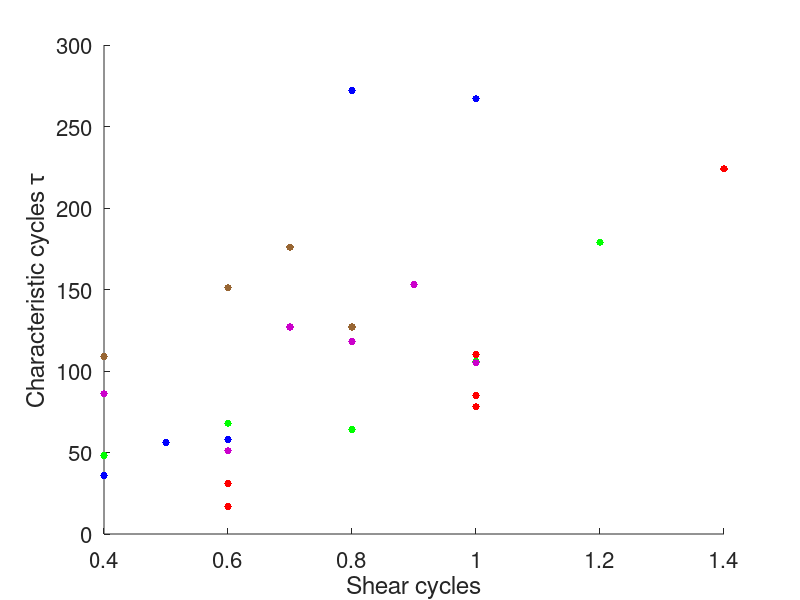
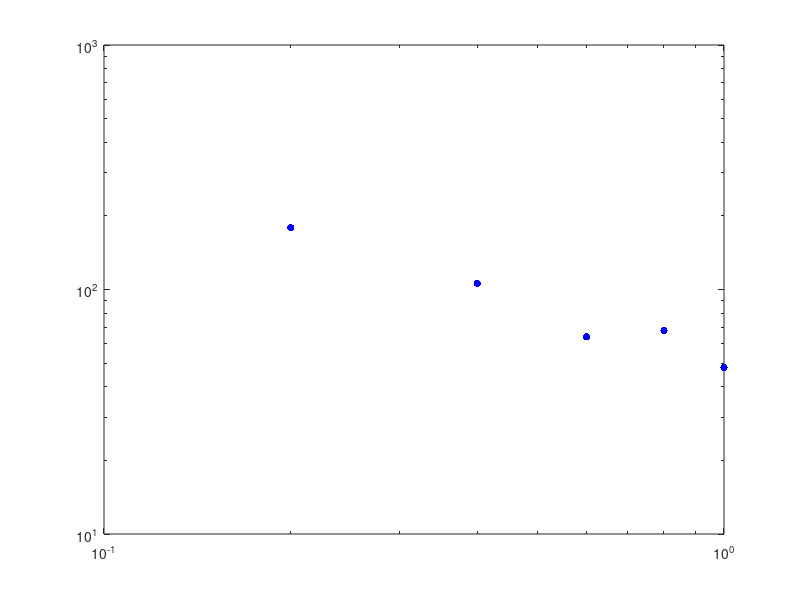

MATLAB code to generate these figures, in order: (Note: this script raises an error after producing the figures.)
% plot lifetime vs amplitude
%
% Author: Eric
% Date: 6-8-18
%
% Mod History:
% v3 (1/14/18): Nonlinear least squares fit for critical strain. Also try
% combining data sets before fitting

% Conversion from volts to strain
v2s = 4.1/30.;

% 10-10-18 data
% amplitudes in V
amplitudes1010 = [0.8 0.9 1.1];
% lifetimes in shear cycles
lifetimes1010 = [88 114 378];

% 10-10-18 data
% amplitudes in V
amplitudes1010_ext = [0.8 0.9 1.1];
% lifetimes in shear cycles
lifetimes1010_ext = [88 114 378];


% 10-1-18 data
% amplitudes in V
amplitudes101 = [0.1 0.2 0.4 0.6 0.7 0.8 1.0];
% lifetimes in shear cycles
lifetimes101 = [1 76 104 192 142 216 142];


% 10-1-18 data -- first 4 runs taken
% amplitudes in V 
amplitudes101_4 = [0.1 0.4 0.6 0.8];
% lifetimes in shear cycles
lifetimes101_4 = [1 104 192 216];

% 8-29-18 data
% amplitudes in V
amplitudes829 = [0.4 0.6 0.7 0.8 0.9 1.0];
% lifetimes in shear cycles
lifetimes829 = [86 51 127 118 153 105];

% 8-15-18 data
% amplitudes in V
amplitudes815 = [0.4 0.6 0.7 0.8];
% lifetimes in shear cycles
lifetimes815 = [109 151 176 127];

% 6-28-18 data
% amplitudes in V
amplitudes628 = [0.4 0.6 0.8 1.0 1.2];
% lifetimes in shear cycles
lifetimes628 = [48 68 64 106 179];


%%%% NOTE: only 5-21 and 6-3 with lower volume fraction gel
% 6-3-18 data
% lifetimes in shear cycles
lifetimes63 = [36 56 58 272 267];
% amplitudes in V
amplitudes63 = [0.4 0.5 0.6 0.8 1.0];

% 5-21-18 data
amplitudes521 = [0.1 0.4 0.6 0.6 0.8 1.0 1.0 1.0 1.4];
lifetimes521 = [31 110 17 31 248 78 85 118 224];

% 5-21-18 first 8 data taken
amplitudes521_8 = [0.6 0.6 1.0 1.0 1.0 1.4];
lifetimes521_8 = [17 31 78 85 110 224];

% 5-21-18 only triain well
amplitudes521_well = [0.1 0.6 1.0 1.0 1.0 1.4];
lifetimes521_well = [22 29 78 85 110 224];

figure;
hold on
plot(amplitudes63, lifetimes63,'b.', 'MarkerFaceColor', 'b', 'MarkerSize', 16);
% plot(amplitudes521, lifetimes521,'b.', 'MarkerFaceColor', 'b', 'MarkerSize', 12);
plot(amplitudes521_8, lifetimes521_8,'r.', 'MarkerFaceColor', 'r', 'MarkerSize', 16);
plot(amplitudes628, lifetimes628,'g.', 'MarkerFaceColor', 'g', 'MarkerSize', 16);
plot(amplitudes815, lifetimes815,'.', 'Color', [153, 102, 51]/256,'MarkerSize', 16);
plot(amplitudes829, lifetimes829,'.', 'Color', [204, 0, 204]/256,'MarkerSize', 16);


% plot(amplitudes101, lifetimes101, '.', 'Color', [51, 153, 51]/256,'MarkerSize', 16);

% title('Training','FontSize', 20);
xlabel('Shear cycles','FontSize', 18);
ylabel('Characteristic cycles \tau','FontSize', 18);
% ylim([0.02 0.05])
% xlim([0 550])
% axis([0 max(t) 0.02 0.14]);

xt = get(gca,'XTick');
set(gca, 'FontSize', 16)

hold off

%%%%%%%%%%%%%
%% Fit to power law
% lifetimes to fit

% life = lifetimes829(1:end);
% gam = amplitudes829(1:end);
% gc = 1.1;

life = lifetimes628(1:end);
gam = amplitudes628(1:end);
gc = 1.4;

% life = lifetimes63(1:end-1);
% gam = amplitudes63(1:end-1);
% gc = 0.9;

% life = lifetimes521_well(1:end-1);
% gam = amplitudes521_well(1:end-1);
% gc = 1.2;

% life = lifetimes101_4(1:end);
% gam = amplitudes101_4(1:end);
% gc = 0.75;

% life = lifetimes1010(1:end);
% gam = amplitudes1010(1:end);
% gc = 1.2;

% Combined lifetimes
% life = [lifetimes1010(1:end), lifetimes628(1:end)];
% gam = [amplitudes1010(1:end)+0.2, amplitudes628(1:end)];
% gc = 1.4;

% life = [lifetimes521_well(1:end-1), lifetimes63(1:end-1)];
% gam = [amplitudes521_well(1:end-1)-0.3, amplitudes63(1:end-1)];
% gc = 0.9;

figure;
loglog(gc-gam, life,'b.', 'MarkerFaceColor', 'b', 'MarkerSize', 16);
% figure;
% plot(log10(gc-gam), log10(life), 'b.', 'MarkerFaceColor', 'b', 'MarkerSize', 16);

myfit = fit(log10((gc-gam))', log10(life)', 'poly1');
fit_coeffs = coeffvalues(myfit);

figure;
hold on
plot(log10(gc-gam), fit_coeffs(1)* log10(gc-gam) + fit_coeffs(2))
plot(log10(gc-gam), log10(life),'b.', 'MarkerFaceColor', 'b', 'MarkerSize', 16)
xlabel('Log \gamma-\gamma_c','FontSize', 16);
ylabel('Log Lifetime \tau','FontSize', 16);
hold off

% wrong!
% figure;
% xs = 0.01: 0.01: 0.07;
% hold on
% loglog(gc-gam, life,'b.', 'MarkerFaceColor', 'b', 'MarkerSize', 16);
% plot(xs,exp(fit_coeffs(1)* log(xs)) + fit_coeffs(2))
% hold off 

% plot lifetimes with power law fit
figure;
xs = logspace(log10(0.1), log10(gc-.05));
hold on
plot(amplitudes63(1:end-1), lifetimes63(1:end-1),'b.', 'MarkerFaceColor', 'b', 'MarkerSize', 16);
plot(amplitudes521_well(1:end-1)-0.3, lifetimes521_well(1:end-1),'r.', 'MarkerFaceColor', 'r', 'MarkerSize', 16);
% plot(amplitudes628, lifetimes628,'g.', 'MarkerFaceColor', 'g', 'MarkerSize', 16);
% plot(amplitudes101_4, lifetimes101_4,'g.', 'MarkerFaceColor', 'g', 'MarkerSize', 16);
% plot(amplitudes1010, lifetimes1010, 'g.', 'MarkerFaceColor', 'g', 'MarkerSize', 16);
plot(xs, 10^(fit_coeffs(2))*(gc-xs).^(fit_coeffs(1)), 'r')
% xlim([0 1.0])

ylim([0 400])
hold off

xlabel('Strain (V)','FontSize', 18);
ylabel('Lifetime \tau','FontSize', 18);


%% figure shifting to plot gamma_c - gamma
figure;
xs = logspace(log10(0.1), log10(gc-.05));
hold on
plot(xs - gc, 10^(fit_coeffs(2))*(gc-xs).^(fit_coeffs(1)), 'r')
plot(amplitudes63(1:end-1) - gc, lifetimes63(1:end-1),'b.', 'MarkerFaceColor', 'b', 'MarkerSize', 16);
plot(amplitudes521_well(1:end-1) -gc - 0.3, lifetimes521_well(1:end-1),'r.', 'MarkerFaceColor', 'r', 'MarkerSize', 16);
% plot(amplitudes628 - gc, lifetimes628,'.', 'Color', [255, 153, 0]/256, 'MarkerSize', 16);
% plot(amplitudes829-gc+0.2, lifetimes829,'.', 'Color', [0, 255, 0]/256,'MarkerSize', 16);
% plot(amplitudes815-gc+0.4, lifetimes815,'.', 'Color', [102, 51, 0]/256,'MarkerSize', 16);
% plot(amplitudes101(2:6)-gc+0.5, lifetimes101(2:6),'.', 'Color', [51, 153, 51]/256, 'MarkerSize', 16);
% plot(amplitudes1010-gc+0.2, lifetimes1010,'.', 'Color', 'k', 'MarkerSize', 16);
xlim([-1.4 0.2])

ylim([0 400])
hold off

xlabel('\gamma_c - \gamma (V)','FontSize', 18);
ylabel('Lifetime \tau','FontSize', 18);

%%
% with fixed strain units
figure;
xs = logspace(log10(0.1), log10(gc-.05));
hold on
plot((xs - gc)*v2s, 10^(fit_coeffs(2))*(gc-xs).^(fit_coeffs(1)), 'r')
% plot((amplitudes63(1:end-1) - gc)*v2s, lifetimes63(1:end-1),'b.', 'MarkerFaceColor', 'b', 'MarkerSize', 16);
% plot((amplitudes521_well(1:end-1) -gc-0.3)*v2s, lifetimes521_well(1:end-1),'r.', 'MarkerFaceColor', 'r', 'MarkerSize', 16);
plot((amplitudes628 - gc)*v2s, lifetimes628,'.', 'Color', [255, 153, 0]/256, 'MarkerSize', 16);
% plot((amplitudes829-gc+0.2)*v2s, lifetimes829,'.', 'Color', [0, 255, 0]/256,'MarkerSize', 16);
% plot((amplitudes815-gc+0.4)*v2s, lifetimes815,'.', 'Color', [102, 51, 0]/256,'MarkerSize', 16);
% plot((amplitudes101(2:6)-gc+0.5)*v2s, lifetimes101(2:6),'.', 'Color', [51, 153, 51]/256, 'MarkerSize', 16);
plot((amplitudes1010-gc+0.2)*v2s, lifetimes1010,'.', 'Color', [255, 0, 255]/256, 'MarkerSize', 16);
% plot((amplitudes1010_ext-gc+0.2)*v2s, lifetimes1010_ext,'.', 'Color', [255, 0, 255]/256, 'MarkerSize', 16);
% xlim([-1.4 0.2])

ylim([0 400])
hold off

xlabel('\gamma_c - \gamma','FontSize', 18);
ylabel('Lifetime \tau','FontSize', 18);

%% Create Custom Nonlinear Models and Specify Problem Parameters and Independent Variables

life2fit = life;
gam2fit = gam;


% Set estimates
a_0 = 40;
gc_0 = 1.4;
nu_0 = 0.85;
vars_0 = [a_0 gc_0 nu_0];

% Set bounds
lb = [5 0.8 0.2];
ub = [1000 1.8 2];

% Define fit
myfittype = fittype('a*(gc-gam)^(-nu)', 'dependent', {'tau'}, 'independent', {'gam'},...
    'coefficients', {'a', 'gc', 'nu'});

% Run fitting
nl_fit = fit(gam2fit', life2fit', myfittype, 'Lower', lb, 'Upper', ub, 'StartPoint', vars_0);
fit_coeffs = coeffvalues(nl_fit);
conf_ints = confint(nl_fit);

% Manually designate points from fit (for plotting)
xx = min(gam2fit):0.01:max(gam2fit);
fit_points = fit_coeffs(1) * (fit_coeffs(2)-xx).^(-fit_coeffs(3));

figure;
hold on
plot(xx-fit_coeffs(2), fit_points, 'r', 'LineWidth', 2)
plot(gam2fit-fit_coeffs(2), life2fit,'b.', 'MarkerFaceColor', 'b', 'MarkerSize', 14)
% title('Training','FontSize', 20);
xlabel('\gamma_c - \gamma','FontSize', 18);
ylabel('Lifetime \tau','FontSize', 18);
xt = get(gca,'XTick');
set(gca, 'FontSize', 16)
legend('off')
hold off

% Plot fixing strain units
figure;
hold on
plot((xx-fit_coeffs(2))*v2s, fit_points, 'r', 'LineWidth', 2)
plot((gam2fit-fit_coeffs(2))*v2s, life2fit,'b.', 'MarkerFaceColor', 'b', 'MarkerSize', 14)
% title('Training','FontSize', 20);
xlabel('\gamma_c - \gamma','FontSize', 18);
ylabel('Lifetime \tau','FontSize', 18);
xt = get(gca,'XTick');
set(gca, 'FontSize', 16)
legend('off')
hold off

% %% Fix strain units
% 
% figure;
% loglog((gc-gam)*v2s, life,'b.', 'MarkerFaceColor', 'b', 'MarkerSize', 16);
% % figure;
% % plot(log10(gc-gam), log10(life), 'b.', 'MarkerFaceColor', 'b', 'MarkerSize', 16);
% 
% myfit = fit(log10((gc-gam))', log10(life)', 'poly1');
% fit_coeffs = coeffvalues(myfit);
% 
% figure;
% hold on
% plot(log10((gc-gam)*v2s), fit_coeffs(1)* log10(gc-gam) + fit_coeffs(2))
% plot(log10((gc-gam)*v2s), log10(life),'b.', 'MarkerFaceColor', 'b', 'MarkerSize', 16)
% xlabel('Log \gamma-\gamma_c','FontSize', 16);
% ylabel('Log Lifetime \tau','FontSize', 16);
% hold off
% 
% % plot lifetimes with power law fit IN STRAIN UNITS
% figure;
% xs = logspace(log10(0.1), log10(gc-.05));
% hold on
% plot(amplitudes63*v2s, lifetimes63,'b.', 'MarkerFaceColor', 'b', 'MarkerSize', 16);
% % plot(amplitudes521_well, lifetimes521_well,'r.', 'MarkerFaceColor', 'r', 'MarkerSize', 16);
% % plot(amplitudes628, lifetimes628,'g.', 'MarkerFaceColor', 'g', 'MarkerSize', 16);
% plot(xs*v2s, 10^(fit_coeffs(2))*(gc-xs).^(fit_coeffs(1)), 'r')
% xlim([0 .16])
% 
% ylim([0 400])
% hold off
% 
% xlabel('Training strain (\gamma_0)','FontSize', 18);
% ylabel('Lifetime \tau','FontSize', 18);
% 
% % figure shifting to plot gamma_c - gamma
% figure;
% xs = logspace(log10(0.1), log10(gc-.05));
% hold on
% plot((amplitudes63 - gc+0.3)*v2s, lifetimes63,'b.', 'MarkerFaceColor', 'b', 'MarkerSize', 16);
% plot((amplitudes521_well -gc)*v2s, lifetimes521_well,'r.', 'MarkerFaceColor', 'r', 'MarkerSize', 16);
% plot((xs - gc)*v2s, 10^(fit_coeffs(2))*(gc-xs).^(fit_coeffs(1)), 'r')
% % plot(amplitudes628 - gc, lifetimes628,'.', 'Color', [255, 153, 0]/256, 'MarkerSize', 16);
% % plot(amplitudes829-gc+0.2, lifetimes829,'.', 'Color', [0, 255, 0]/256,'MarkerSize', 20);
% % plot(amplitudes815-gc+0.4, lifetimes815,'.', 'Color', [102, 51, 0]/256,'MarkerSize', 20);
% % plot(amplitudes101(2:6)-gc+0.5, lifetimes101(2:6),'.', 'Color', 'b', 'MarkerSize', 20);
% % xlim([-1.0 0.4])
% 
% ylim([0 400])
% hold off
% 
% xlabel('\gamma_c - \gamma','FontSize', 18);
% ylabel('Lifetime \tau','FontSize', 18);
% 
% %% Plotting with vertical lines (can move parts of this up if wanted)
% 
% figure;
% hold on
% plot(amplitudes63, lifetimes63,'b.', 'MarkerFaceColor', 'b', 'MarkerSize', 16);
% % plot(amplitudes521_8, lifetimes521_8,'r.', 'MarkerFaceColor', 'r', 'MarkerSize', 12);
% plot(amplitudes521_well, lifetimes521_well,'r.', 'MarkerFaceColor', 'r', 'MarkerSize', 16);
% plot(amplitudes628, lifetimes628,'g.', 'MarkerFaceColor', 'g', 'MarkerSize', 16);
% 
% % title('Training','FontSize', 20);
% xlabel('Training strain (V)','FontSize', 18);
% ylabel('lifetimes','FontSize', 18);
% % ylim([0.02 0.05])
% % xlim([0 550])
% % axis([0 max(t) 0.02 0.14]);
% 
% % % Plot vertical line for training amplitude
% trainingAmplitude = 0.9;
% plot(ones(100,1) * trainingAmplitude, linspace(1, 500, 100), 'b--');
% trainingAmplitude = 1.2;
% plot(ones(100,1) * trainingAmplitude, linspace(1, 500, 100), 'r--');
% 
% trainingAmplitude = 1.4;
% plot(ones(100,1) * trainingAmplitude, linspace(1, 500, 100), 'g--');
% 
% xt = get(gca,'XTick');
% set(gca, 'FontSize', 16)
% 
% hold off
% 
% %%%%%%% Fixing volts to strain
% figure;
% hold on
% plot(amplitudes63*v2s, lifetimes63,'b.', 'MarkerFaceColor', 'b', 'MarkerSize', 16);
% % plot(amplitudes521_8, lifetimes521_8,'r.', 'MarkerFaceColor', 'r', 'MarkerSize', 12);
% plot(amplitudes521_well*v2s, lifetimes521_well,'r.', 'MarkerFaceColor', 'r', 'MarkerSize', 16);
% plot(amplitudes628*v2s, lifetimes628,'g.', 'MarkerFaceColor', 'g', 'MarkerSize', 16);
% 
% plot(amplitudes829*v2s, lifetimes829,'.', 'Color', [204, 0, 204]/256,'MarkerSize', 16);
% plot(amplitudes815*v2s, lifetimes815,'.', 'Color', [153, 102, 51]/256,'MarkerSize', 16);
% 
% % title('Training','FontSize', 20);
% xlabel('Training strain \gamma_0','FontSize', 18);
% ylabel('Lifetime \tau','FontSize', 18);
% % ylim([0.02 0.05])
% % xlim([0 550])
% % axis([0 max(t) 0.02 0.14]);
% 
% % % Plot vertical line for training amplitude
% trainingAmplitude = 0.9*v2s;
% plot(ones(100,1) * trainingAmplitude, linspace(1, 500, 100), 'b--');
% trainingAmplitude = 1.2*v2s;
% plot(ones(100,1) * trainingAmplitude, linspace(1, 500, 100), 'r--');
% 
% trainingAmplitude = 1.4*v2s;
% plot(ones(100,1) * trainingAmplitude, linspace(1, 500, 100), 'g--');
% 
% xt = get(gca,'XTick');
% set(gca, 'FontSize', 16)
% 
% hold off
% 
% %%%%%%%%%%%%%%%%%%%%%%%%%%%%%%%%%%%%%
% % Attempt at using nonlinear least squares to fit for gamma_c
